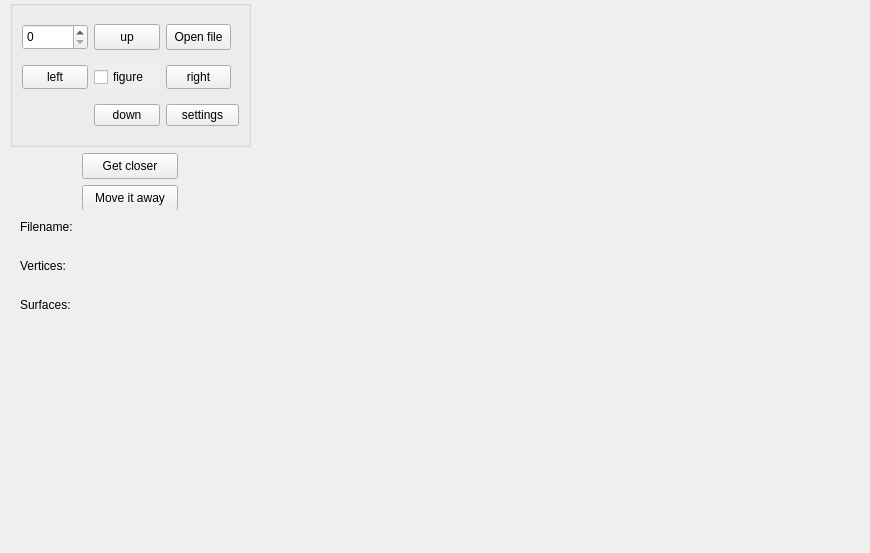
<?xml version="1.0" encoding="UTF-8"?>
<ui version="4.0">
 <class>MainWindow</class>
 <widget class="QMainWindow" name="MainWindow">
  <property name="windowModality">
   <enum>Qt::WindowModality::WindowModal</enum>
  </property>
  <property name="geometry">
   <rect>
    <x>0</x>
    <y>0</y>
    <width>870</width>
    <height>553</height>
   </rect>
  </property>
  <property name="minimumSize">
   <size>
    <width>260</width>
    <height>210</height>
   </size>
  </property>
  <property name="windowTitle">
   <string>MainWindow</string>
  </property>
  <widget class="QWidget" name="centralwidget">
   <property name="contextMenuPolicy">
    <enum>Qt::ContextMenuPolicy::DefaultContextMenu</enum>
   </property>
   <widget class="QWidget" name="layoutWidget">
    <property name="geometry">
     <rect>
      <x>10</x>
      <y>0</y>
      <width>241</width>
      <height>211</height>
     </rect>
    </property>
    <layout class="QGridLayout" name="gridLayout_3">
     <item row="0" column="0">
      <widget class="QGroupBox" name="groupBox">
       <property name="minimumSize">
        <size>
         <width>1</width>
         <height>1</height>
        </size>
       </property>
       <property name="maximumSize">
        <size>
         <width>16777215</width>
         <height>16777215</height>
        </size>
       </property>
       <layout class="QGridLayout" name="gridLayout">
        <item row="2" column="3">
         <widget class="QPushButton" name="right">
          <property name="maximumSize">
           <size>
            <width>65</width>
            <height>26</height>
           </size>
          </property>
          <property name="text">
           <string>right</string>
          </property>
         </widget>
        </item>
        <item row="0" column="2">
         <widget class="QPushButton" name="up">
          <property name="maximumSize">
           <size>
            <width>66</width>
            <height>26</height>
           </size>
          </property>
          <property name="text">
           <string>up</string>
          </property>
         </widget>
        </item>
        <item row="0" column="3">
         <widget class="QPushButton" name="openFile">
          <property name="maximumSize">
           <size>
            <width>65</width>
            <height>27</height>
           </size>
          </property>
          <property name="text">
           <string>Open file</string>
          </property>
         </widget>
        </item>
        <item row="2" column="2">
         <widget class="QCheckBox" name="checkBox">
          <property name="maximumSize">
           <size>
            <width>66</width>
            <height>24</height>
           </size>
          </property>
          <property name="font">
           <font>
            <underline>false</underline>
            <strikeout>false</strikeout>
           </font>
          </property>
          <property name="autoFillBackground">
           <bool>true</bool>
          </property>
          <property name="text">
           <string>figure</string>
          </property>
         </widget>
        </item>
        <item row="2" column="1">
         <widget class="QPushButton" name="left">
          <property name="maximumSize">
           <size>
            <width>66</width>
            <height>25</height>
           </size>
          </property>
          <property name="text">
           <string>left</string>
          </property>
         </widget>
        </item>
        <item row="3" column="2">
         <widget class="QPushButton" name="down">
          <property name="maximumSize">
           <size>
            <width>66</width>
            <height>26</height>
           </size>
          </property>
          <property name="text">
           <string>down</string>
          </property>
         </widget>
        </item>
        <item row="0" column="1">
         <widget class="QSpinBox" name="spinBox">
          <property name="maximumSize">
           <size>
            <width>66</width>
            <height>27</height>
           </size>
          </property>
         </widget>
        </item>
        <item row="3" column="3">
         <widget class="QPushButton" name="settings">
          <property name="text">
           <string>settings</string>
          </property>
         </widget>
        </item>
       </layout>
      </widget>
     </item>
     <item row="1" column="0">
      <layout class="QGridLayout" name="gridLayout_2">
       <item row="0" column="0">
        <widget class="QPushButton" name="get_closer">
         <property name="maximumSize">
          <size>
           <width>96</width>
           <height>26</height>
          </size>
         </property>
         <property name="text">
          <string>Get closer</string>
         </property>
        </widget>
       </item>
       <item row="1" column="0">
        <widget class="QPushButton" name="move_it_away">
         <property name="maximumSize">
          <size>
           <width>96</width>
           <height>26</height>
          </size>
         </property>
         <property name="text">
          <string>Move it away</string>
         </property>
        </widget>
       </item>
      </layout>
     </item>
    </layout>
   </widget>
   <widget class="QWidget" name="layoutWidget">
    <property name="geometry">
     <rect>
      <x>20</x>
      <y>210</y>
      <width>231</width>
      <height>111</height>
     </rect>
    </property>
    <layout class="QVBoxLayout" name="verticalLayout">
     <item>
      <widget class="QLabel" name="fileName">
       <property name="autoFillBackground">
        <bool>true</bool>
       </property>
       <property name="text">
        <string>Filename:</string>
       </property>
      </widget>
     </item>
     <item>
      <widget class="QLabel" name="countOfVertices">
       <property name="autoFillBackground">
        <bool>true</bool>
       </property>
       <property name="text">
        <string>Vertices: </string>
       </property>
      </widget>
     </item>
     <item>
      <widget class="QLabel" name="countOfSurface">
       <property name="autoFillBackground">
        <bool>true</bool>
       </property>
       <property name="text">
        <string>Surfaces:</string>
       </property>
      </widget>
     </item>
    </layout>
   </widget>
  </widget>
 </widget>
 <resources/>
 <connections/>
</ui>
